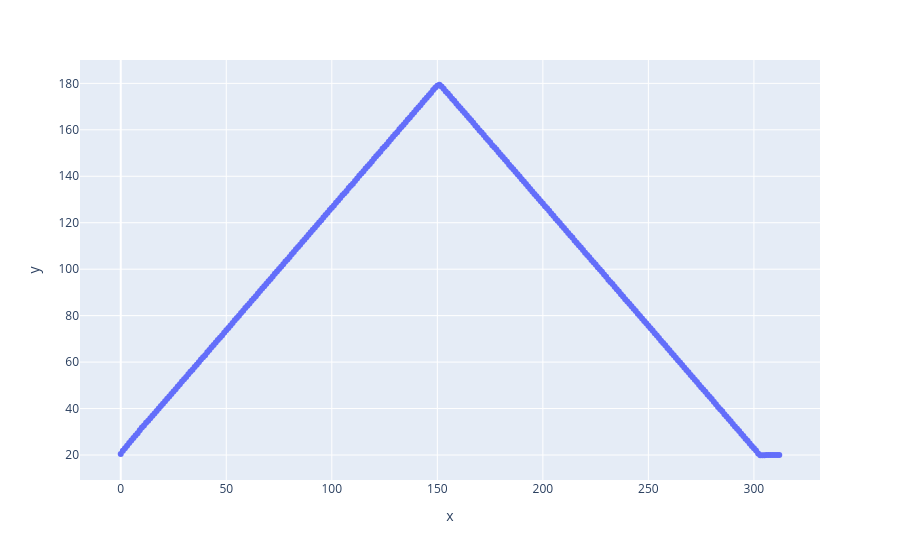

The code cell stored with this chart in its notebook:
### Markdown cell above
### 308

### Code cell
path = r'E:\PEG_g_PLA Nikos 2025\SC5732\Brushes_PEG_PLA\Brushes_PEG_PLA_PA308_98_2_600DP_firstheat_180C_and_back'

Exp = BM26_experiment(path)
T = Exp.get_T_profile()

q, I_array = Exp.integrate1d_SAXS(ai, 1000, mask=img_mask, unit='q_nm^-1')

T = Exp.get_T_profile()
# px.scatter(x = range(len(T)), y = T)

I_calib = calibrate(q, I_array, 3, 4)
px.scatter(x = range(len(T)), y = T)

### Figure 1 — Plotly figure (JSON) as saved in the notebook; plotly's stock layout.template omitted (floating-point values rounded to 4 significant figures; data arrays with more than 128 entries replaced by an {"elided": "..."} marker saying what was removed)
{"data": [{"hovertemplate": "x=%{x}<br>y=%{y}<extra></extra>", "legendgroup": "", "marker": {"color": "#636efa", "symbol": "circle"}, "mode": "markers", "name": "", "orientation": "v", "showlegend": false, "type": "scatter", "x": {"elided": "313 int values"}, "xaxis": "x", "y": {"elided": "313 float values"}, "yaxis": "y"}], "layout": {"legend": {"tracegroupgap": 0}, "margin": {"t": 60}, "xaxis": {"anchor": "y", "domain": [0, 1], "title": {"text": "x"}}, "yaxis": {"anchor": "x", "domain": [0, 1], "title": {"text": "y"}}}}
